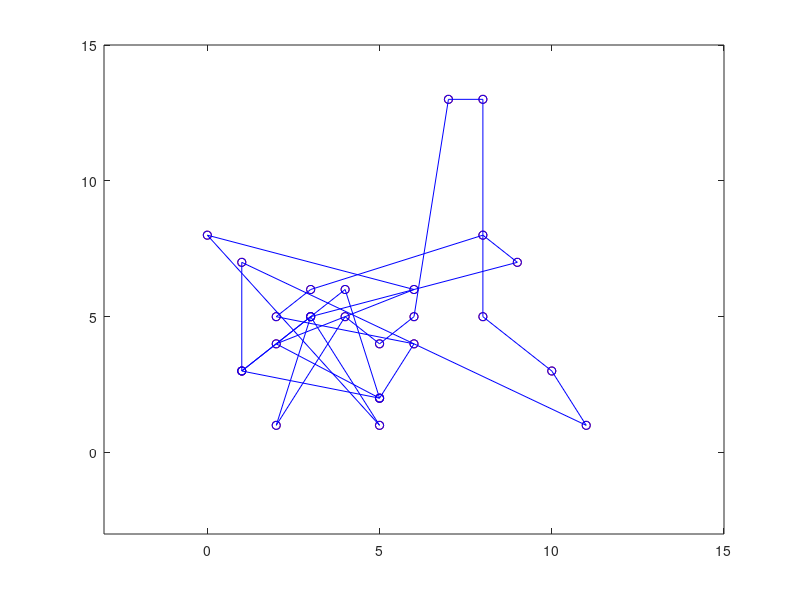

Recreate this plot in MATLAB.
setOfPoints = [1 3 5 0 6 2 5 1 4 5 6 2 3 8 9 3 2 4 5 6 7 8 8 10 11 1;...
               3 5 1 8 6 4 2 3 6 2 4 5 6 8 7 5 1 5 4 5 13 13 5 3 1 7];

plot(setOfPoints(1,:),setOfPoints(2,:),'ro');
axis([-3 15 -3 15]);

L = convexHull(setOfPoints);




hold on;
plot(L(1,:),L(2,:),'bo');

plot(L(1,:),L(2,:),'b-');
plot([L(1,length(L)) L(1,1)], [L(2,length(L)) L(2,1)],'b-');

